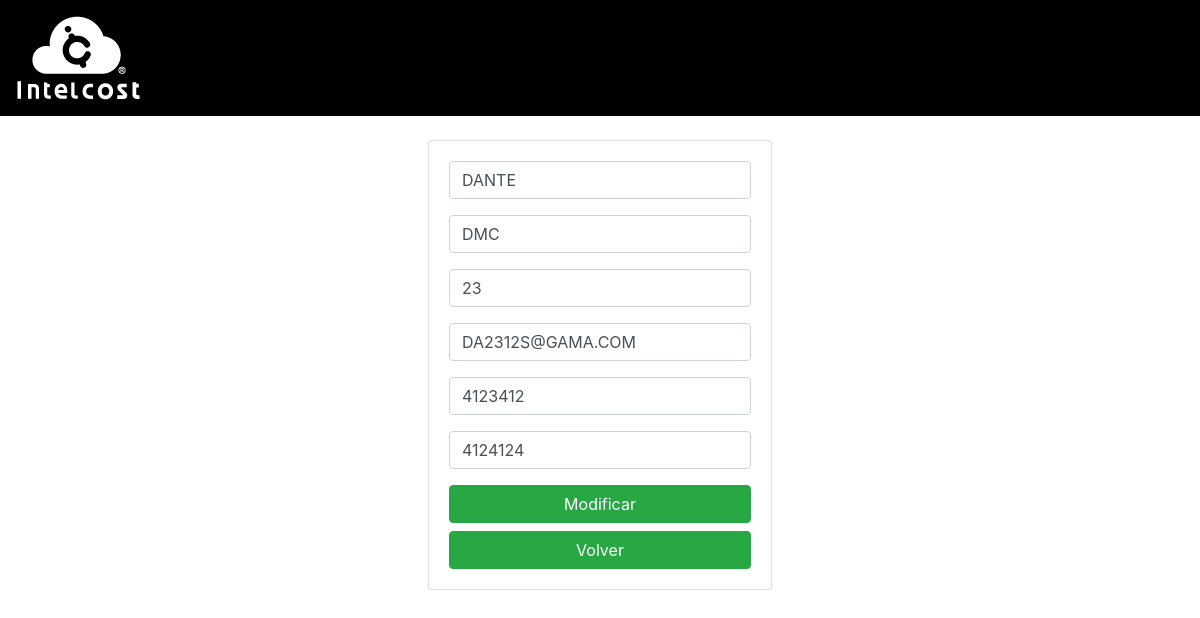
The page /editar.php?id=2 on the database its author committed.
### tables this page shows
CREATE TABLE `proveedores` (
  `id` int(11) NOT NULL,
  `nombres` varchar(60) NOT NULL,
  `apellidos` varchar(60) NOT NULL,
  `edad` smallint(6) NOT NULL,
  `correp_electronico` varchar(150) NOT NULL,
  `celular` bigint(20) NOT NULL,
  `telefono` varchar(20) DEFAULT NULL,
  `registro` datetime NOT NULL DEFAULT current_timestamp()
);

### editar.php (the view, shortened to what this page needs)
<?php
include("conexion.php");
if (isset($_GET["id"])) {
    $id = $_GET["id"];
    $query = "SELECT * FROM proveedores WHERE id=$id;";
    $resultado = mysqli_query($con, $query);
    if (mysqli_num_rows($resultado) == 1) {
        $fila = mysqli_fetch_array($resultado);
        $nombres = $fila["nombres"];
        $apellidos = $fila["apellidos"];
        $edad = $fila["edad"];
        $correo = $fila["correp_electronico"];
        $cel = $fila["celular"];
        $tel = $fila["telefono"];
    }
}
?>
<?php include("include/header.php") ?>
<div <div class="container p-4">
    <div class="row">
        <div class="col-md-4 mx-auto">
            <div class="card card-body">
                <form action="editar.php?id=<?php echo $_GET["id"]; ?>" method="POST">
                    <div class="form-group">
                        <input type="text" name="nombres" class="form-control" value="<?php echo $nombres; ?>" maxlength="60" placeholder="Nombre" autofocus required onkeyup="this.value = Text(this.value)" value="">
                    </div>
                    <div class="form-group">
                        <input type="text" name="apellidos" class="form-control" value="<?php echo $apellidos; ?>" maxlength="60" placeholder="Apellidos" required onkeyup="this.value = Text(this.value)" value="">
                    </div>
                    <div class="form-group">
                        <input type="text" name="edad" class="form-control" value="<?php echo $edad; ?>" placeholder="Edad" onkeyup="this.value = Num(this.value)" maxlength="2" required>
                    </div>
                    <div class="form-group">
                        <input type="text" name="correo" class="form-control" value="<?php echo $correo; ?>" placeholder="correo electronico" required>
                    </div>
                    <div class="form-group">
                        <input type="text" name="celular" class="form-control" value="<?php echo $cel; ?>" placeholder="celular" minlength="10" maxlength="10" required onkeyup="this.value = Num(this.value)">
                    </div>
                    <div class="form-group">
                        <input type="text" name="telefono" class="form-control" value="<?php echo $tel;  ?>" placeholder="telefono" maxlength="20" onkeyup="this.value = Num(this.value)">
                    </div>
                    <button class="btn btn-success btn-block" name="guardar" onclick="confirmacion(this.form)">Modificar</button>
                    <a href="index.php" class="btn btn-success btn-block">Volver</a>
                </form>
            </div>
        </div>
    </div>
</div>
<?php include("include/pie_pagina.php") ?>

### rows shown on the page
proveedores: nombres "DANTE", apellidos "DMC", edad "23", correo "DA2312S@GAMA.COM", celular "4123412", telefono "4124124"
